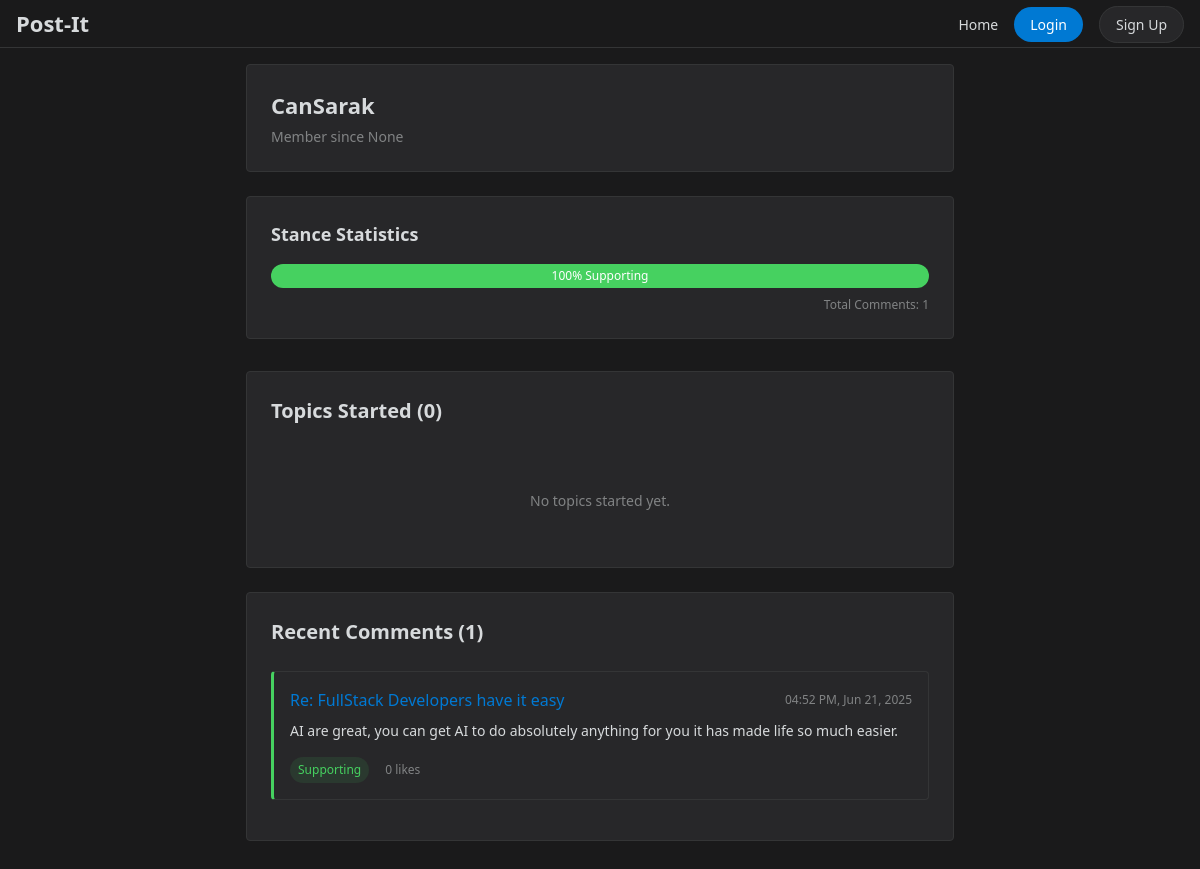
/profile/CanSarak, run on the app's committed database.
### tables this page shows
CREATE TABLE user (
    userID INTEGER PRIMARY KEY AUTOINCREMENT,
    userName TEXT UNIQUE NOT NULL,
    passwordHash BLOB NOT NULL,
    fullName TEXT NOT NULL DEFAULT '',
    email TEXT NOT NULL DEFAULT '',
    isAdmin INTEGER DEFAULT 0,
    creationTime DATETIME DEFAULT CURRENT_TIMESTAMP,
    lastVisit DATETIME DEFAULT CURRENT_TIMESTAMP
);

CREATE TABLE comment (
    commentID INTEGER PRIMARY KEY AUTOINCREMENT,
    content TEXT NOT NULL,
    postingUser INTEGER NOT NULL,
    topicID INTEGER NOT NULL,
    parentCommentID INTEGER DEFAULT NULL, -- NULL means it's a top-level comment
    creationTime DATETIME NOT NULL,
    updateTime DATETIME NOT NULL, stance TEXT CHECK(stance IN ('supporting', 'opposed', NULL)),
    FOREIGN KEY (postingUser) REFERENCES user(userID),
    FOREIGN KEY (topicID) REFERENCES topic(topicID),
    FOREIGN KEY (parentCommentID) REFERENCES comment(commentID)
);

### app.py (the view)
@app.route('/profile/<username>')
def view_profile(username):
    if not username:
        return redirect(url_for('home'))
    user_query = """
        SELECT userID,
               userName,
               strftime('%I:%M %p, %b %d, %Y', creationTime) as joinDate
        FROM user
        WHERE userName = ?
    """
    user = query_db(user_query, [username], one=True)
    if not user:
        flash('User not found', 'error')
        return redirect(url_for('home'))
    user_dict = dict(user)
    topics_query = """
        SELECT t.*,
               strftime('%Y-%m-%d %H:%M:%S.000', t.creationTime) as creationTime,
               COUNT(DISTINCT c.commentID) as commentCount,
               COUNT(DISTINCT l.likeID) as likeCount
        FROM topic t
        LEFT JOIN comment c ON t.topicID = c.topicID
        LEFT JOIN likes l ON t.topicID = l.targetID AND l.targetType = 'topic'
        WHERE t.postingUser = ?
        GROUP BY t.topicID
        ORDER BY t.creationTime DESC
    """
    topics = query_db(topics_query, [user_dict['userID']])
    formatted_topics = []
    for topic in topics:
        topic_dict = dict(topic)
        topic_dict['creationTime'] = format_datetime(topic_dict['creationTime'])
        formatted_topics.append(topic_dict)
    comments_query = """
        SELECT c.*,
               t.title as topicTitle,
               strftime('%Y-%m-%d %H:%M:%S.000', c.creationTime) as creationTime,
               COUNT(l.likeID) as likeCount
        FROM comment c
        JOIN topic t ON c.topicID = t.topicID
        LEFT JOIN likes l ON c.commentID = l.targetID AND l.targetType = 'comment'
        WHERE c.postingUser = ?
        GROUP BY c.commentID
        ORDER BY c.creationTime DESC
    """
    comments = query_db(comments_query, [user_dict['userID']])
    formatted_comments = []
    for comment in comments:
        comment_dict = dict(comment)
        comment_dict['creationTime'] = format_datetime(comment_dict['creationTime'])
        formatted_comments.append(comment_dict)
    stance_query = """
        SELECT stance, COUNT(*) as count
        FROM comment
        WHERE postingUser = ? AND stance IS NOT NULL
        GROUP BY stance
    """
    stance_counts = query_db(stance_query, [user_dict['userID']])
    total_comments = sum(count['count'] for count in stance_counts)
    supporting_count = next((item['count'] for item in stance_counts if item['stance'] == 'supporting'), 0)
    opposed_count = next((item['count'] for item in stance_counts if item['stance'] == 'opposed'), 0)
    stance_stats = {
        'total_comments': total_comments,
        'supporting_percentage': round((supporting_count / total_comments * 100) if total_comments > 0 else 0),
        'opposed_percentage': round((opposed_count / total_comments * 100) if total_comments > 0 else 0)
    }
    return render_template('profile.html',
                         user=user_dict,
                         topics=formatted_topics,
                         comments=formatted_comments,
                         stance_stats=stance_stats,
                         logged_in=is_logged_in())

### app.py (called while the page is built)
def get_db():
    if 'db' not in g:
        g.db = sqlite3.connect(app.config['DATABASE'])
        g.db.row_factory = sqlite3.Row
    return g.db

def query_db(query, args=(), one=False):
    cur = get_db().execute(query, args)
    rv = cur.fetchall()
    cur.close()
    get_db().commit()
    return (rv[0] if rv else None) if one else rv

@app.teardown_appcontext
def close_connection(exception):
    db = getattr(g, '_database', None)
    if db is not None:
        db.close()

def is_logged_in():
    return 'user_id' in session

def get_current_user():
    if 'user_id' in session:
        user_query = "SELECT userName FROM user WHERE userID = ?"
        user = query_db(user_query, [session['user_id']], one=True)
        return user['userName'] if user else None
    return None

@app.context_processor
def inject_user():
    return dict(current_user=get_current_user())

def format_datetime(timestamp):
    if isinstance(timestamp, str):
        try:
            dt = datetime.strptime(timestamp, '%Y-%m-%d %H:%M:%S.%f')
        except ValueError:
            try:
                dt = datetime.strptime(timestamp, '%Y-%m-%d %H:%M:%S')
            except ValueError:
                return timestamp  # Return as is if parsing fails
    else:
        dt = timestamp
    return dt.strftime('%I:%M %p, %b %d, %Y')

### templates/profile.html (shortened to what this page needs)
<!DOCTYPE html>
<html lang="en">
<head>
    <link rel="stylesheet" href="{{ url_for('static', filename='css/style.css') }}">
</head>
<body>
    <header>
        <div class="header-content">
            <a href="{{ url_for('home') }}" class="logo">Post-It</a>
            <nav>
                <ul>
                    <li><a href="{{ url_for('home') }}">Home</a></li>
                    {% if logged_in %}
                        <li><a href="{{ url_for('create_page') }}" class="btn btn-primary">Create Topic</a></li>
                        <li><a href="{{ url_for('view_profile', username=current_user) }}" class="btn btn-secondary">Profile</a></li>
                        <li><a href="{{ url_for('logout') }}" class="btn btn-secondary">Logout</a></li>
                    {% else %}
                        <li><a href="#" id="login-popup" class="btn btn-primary">Login</a></li>
                        <li><a href="#" id="signup-popup" class="btn btn-secondary">Sign Up</a></li>
                    {% endif %}
                </ul>
            </nav>
        </div>
    </header>
    <main class="container">
        <div class="profile-header">
            <div class="profile-info">
                <h1 class="profile-name">{{ user.userName }}</h1>
                <p class="profile-meta">Member since {{ user.joinDate }}</p>
            </div>
        </div>
        <div class="profile-stats mt-4">
            <div class="stats-card">
                <h3>Stance Statistics</h3>
                <div class="stance-stats">
                    <div class="stance-bar">
                        {% if stance_stats.supporting_percentage > 0 %}
                        <div class="stance-bar-supporting" style="width: {{ stance_stats.supporting_percentage }}%">
                            {{ stance_stats.supporting_percentage }}% Supporting
                        </div>
                        {% endif %}
                    </div>
                    <div class="stance-details mt-2">
                        <span>Total Comments: {{ stance_stats.total_comments }}</span>
                    </div>
                </div>
            </div>
        </div>
        <div class="profile-content mt-4">
            <div class="profile-section">
                <h2>Topics Started ({{ topics|length }})</h2>
                <div class="topic-list">
                    {% for topic in topics %}
                        <a href="{{ url_for('view_topic', topic_id=topic.topicID) }}" class="topic-card-link">
                            <div class="topic-card">
                                <div class="topic-header">
                                    <h3 class="topic-title">{{ topic.title }}</h3>
                                    <div class="topic-meta">
                                        <span class="topic-time">{{ topic.creationTime }}</span>
                                    </div>
                                </div>
                                <div class="topic-stats">
                                    <span class="comment-count">{{ topic.commentCount }} comments</span>
                                    <span class="like-count">{{ topic.likeCount }} likes</span>
                                </div>
                            </div>
                        </a>
                    {% else %}
                        <p class="empty-state">No topics started yet.</p>
                    {% endfor %}
                </div>
            </div>
            <div class="profile-section mt-4">
                <h2>Recent Comments ({{ comments|length }})</h2>
                <div class="comment-list">
                    {% for comment in comments %}
                        <div class="comment-card {% if comment.stance %}stance-{{ comment.stance }}{% endif %}">
                            <div class="comment-header">
                                <a href="{{ url_for('view_topic', topic_id=comment.topicID) }}" class="comment-topic">
                                    Re: {{ comment.topicTitle }}
                                </a>
                                <span class="comment-date">{{ comment.creationTime }}</span>
                            </div>
                            <div class="comment-content">
                                {{ comment.content }}
                            </div>
                            <div class="comment-meta">
                                {% if comment.stance %}
                                    <span class="stance-indicator {{ comment.stance }}">{{ comment.stance|title }}</span>
                                {% endif %}
                                <span class="like-count">{{ comment.likeCount }} likes</span>
                            </div>
                        </div>
                    {% else %}
                        <p class="empty-state">No comments made yet.</p>
                    {% endfor %}
                </div>
            </div>
        </div>
    </main>
</body>
</html>

### data on the page
user: userName "CanSarak"
comment: topicTitle "FullStack Developers have it easy", creationTime "04:52 PM, Jun 21, 2025", content "AI are great, you can get AI to do absolutely anything for you it has made life so much easier.", stance "Supporting", likeCount "0"

### other printed values
{{ user.joinDate }} "None"
{{ stance_stats.supporting_percentage }} "100"
{{ stance_stats.total_comments }} "1"
{{ topics|length }} "0"
{{ comments|length }} "1"
